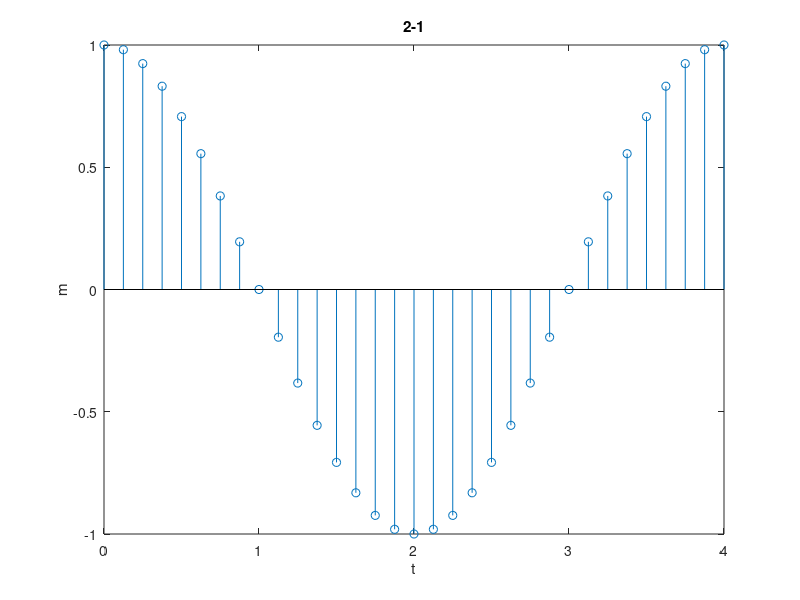
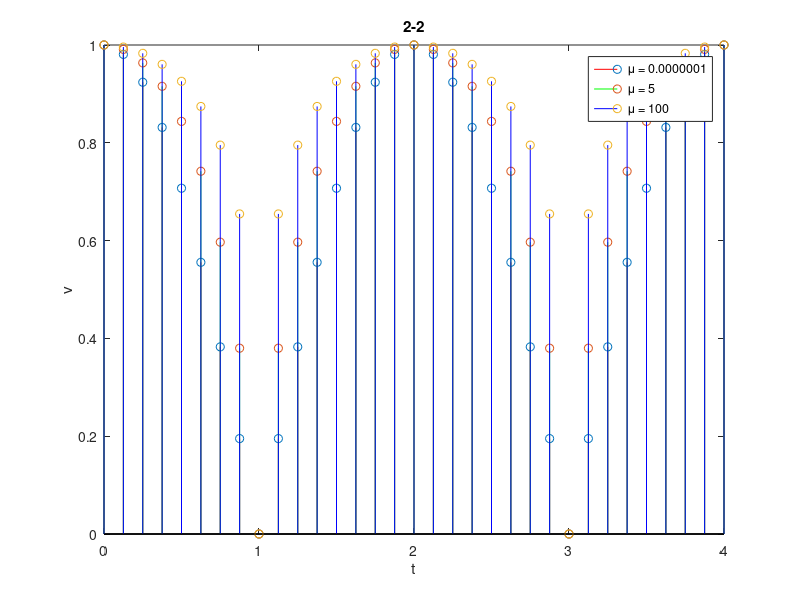
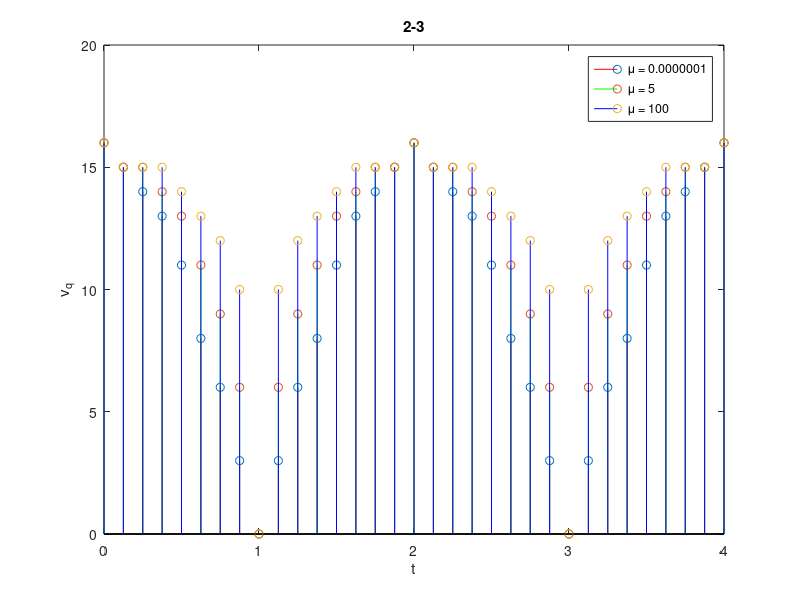

MATLAB code for these plots, in order:
close all;
clear all;


t = 0:0.125:4;
m = cos(pi.*t/2);

figure;
stem(t,m);
xlabel('t'); ylabel('m');
title('2-1');

u = [0.0000001 5 100];

for i = 1:length(u)
    v(i,:) = log(1+u(i).*abs(m))./log(1+u(i)); 
end



figure;
stem(t,v(1,:),'Color', [1 0 0]);
hold on;
stem(t,v(2,:),'Color', [0 1 0]);
hold on;
stem(t,v(3,:),'Color', [0 0 1]);
hold off;
legend('\mu = 0.0000001', '\mu = 5', '\mu = 100');
xlabel('t'); ylabel('v');
title('2-2');
for i = 1:length(u)
    vq(i,:) =floor(16*v(i,:));
end


figure;
stem(t,vq(1,:),'Color', [1 0 0]);
hold on;
stem(t,vq(2,:),'Color', [0 1 0]);
hold on;
stem(t,vq(3,:),'Color', [0 0 1]);
hold off;
legend('\mu = 0.0000001', '\mu = 5', '\mu = 100');
xlabel('t'); ylabel('v_q');
title('2-3')

clear all;